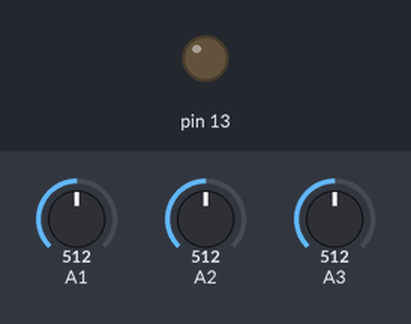
Recording of a sketch running on a simulated Arduino Uno, built with avr-gcc and run on an emulated ATmega328P. On the bench: output pins drawn as LEDs (lit = HIGH). The inputs (shaded band) are chosen by the test bench; at power-on: A1 = 512, A2 = 512, A3 = 512. What the sketch prints to the serial monitor is not drawn.

Above: at 0.15 s.
Timing chart, 0 to 1.8 s (numbered marks = the images above):
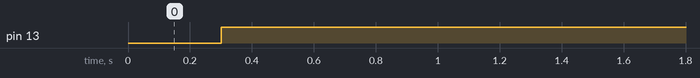

The sketch:

TestAccelerometer.ino
```cpp
void setup() {
  // put your setup code here, to run once:
  Serial.begin(9600);
  pinMode(13,OUTPUT);

}

void loop() {
  // put your main code here, to run repeatedly:
  Serial.print("eje X:  ");
  Serial.println(analogRead(A1));

  Serial.print("eje Y:  ");
  Serial.println(analogRead(A2));

  Serial.print("eje Z:  ");
  Serial.println(analogRead(A3));
  delay(300);


  if(analogRead(A1) > 500)
    digitalWrite(13,HIGH);
  else
    digitalWrite(13,LOW);


}
```

Measured:
- by itself, pin 13: LOW → HIGH at 0.30 s
